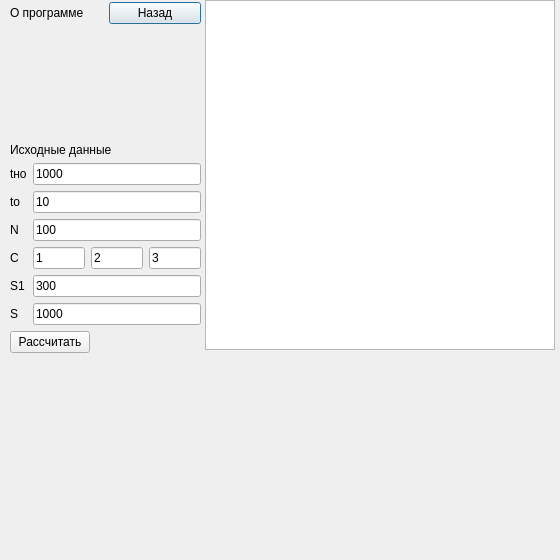
<?xml version="1.0" encoding="UTF-8"?>
<ui version="4.0">
 <class>Dialog</class>
 <widget class="QDialog" name="Dialog">
  <property name="geometry">
   <rect>
    <x>0</x>
    <y>0</y>
    <width>560</width>
    <height>560</height>
   </rect>
  </property>
  <property name="windowTitle">
   <string>расчет</string>
  </property>
  <widget class="QTableView" name="tableView">
   <property name="geometry">
    <rect>
     <x>205</x>
     <y>0</y>
     <width>350</width>
     <height>350</height>
    </rect>
   </property>
  </widget>
  <widget class="QWidget" name="layoutWidget">
   <property name="geometry">
    <rect>
     <x>10</x>
     <y>2</y>
     <width>191</width>
     <height>351</height>
    </rect>
   </property>
   <layout class="QVBoxLayout" name="verticalLayout_2">
    <item>
     <layout class="QHBoxLayout" name="horizontalLayout">
      <item>
       <widget class="QLabel" name="label">
        <property name="text">
         <string>О программе</string>
        </property>
       </widget>
      </item>
      <item>
       <widget class="QPushButton" name="pushButton">
        <property name="text">
         <string>Назад</string>
        </property>
       </widget>
      </item>
     </layout>
    </item>
    <item>
     <layout class="QVBoxLayout" name="verticalLayout">
      <item>
       <spacer name="verticalSpacer">
        <property name="orientation">
         <enum>Qt::Vertical</enum>
        </property>
        <property name="sizeHint" stdset="0">
         <size>
          <width>20</width>
          <height>68</height>
         </size>
        </property>
       </spacer>
      </item>
      <item>
       <widget class="QLabel" name="label_8">
        <property name="text">
         <string>Исходные данные</string>
        </property>
       </widget>
      </item>
     </layout>
    </item>
    <item>
     <layout class="QGridLayout" name="gridLayout">
      <item row="0" column="0">
       <widget class="QLabel" name="label_2">
        <property name="text">
         <string>tно</string>
        </property>
       </widget>
      </item>
      <item row="0" column="1" colspan="3">
       <widget class="QLineEdit" name="tno">
        <property name="text">
         <string>1000</string>
        </property>
       </widget>
      </item>
      <item row="1" column="0">
       <widget class="QLabel" name="label_3">
        <property name="text">
         <string>tо</string>
        </property>
       </widget>
      </item>
      <item row="1" column="1" colspan="3">
       <widget class="QLineEdit" name="to">
        <property name="text">
         <string>10</string>
        </property>
       </widget>
      </item>
      <item row="2" column="0">
       <widget class="QLabel" name="label_4">
        <property name="text">
         <string>N</string>
        </property>
       </widget>
      </item>
      <item row="2" column="1" colspan="3">
       <widget class="QLineEdit" name="N">
        <property name="text">
         <string>100</string>
        </property>
       </widget>
      </item>
      <item row="3" column="0">
       <widget class="QLabel" name="label_5">
        <property name="text">
         <string>C</string>
        </property>
       </widget>
      </item>
      <item row="3" column="1">
       <widget class="QLineEdit" name="C1">
        <property name="text">
         <string>1</string>
        </property>
       </widget>
      </item>
      <item row="3" column="2">
       <widget class="QLineEdit" name="C2">
        <property name="text">
         <string>2</string>
        </property>
       </widget>
      </item>
      <item row="3" column="3">
       <widget class="QLineEdit" name="C3">
        <property name="text">
         <string>3</string>
        </property>
       </widget>
      </item>
      <item row="4" column="0">
       <widget class="QLabel" name="label_6">
        <property name="text">
         <string>S1</string>
        </property>
       </widget>
      </item>
      <item row="4" column="1" colspan="3">
       <widget class="QLineEdit" name="S1">
        <property name="text">
         <string>300</string>
        </property>
       </widget>
      </item>
      <item row="5" column="0">
       <widget class="QLabel" name="label_7">
        <property name="text">
         <string>S</string>
        </property>
       </widget>
      </item>
      <item row="5" column="1" colspan="3">
       <widget class="QLineEdit" name="S">
        <property name="text">
         <string>1000</string>
        </property>
       </widget>
      </item>
     </layout>
    </item>
    <item>
     <layout class="QHBoxLayout" name="horizontalLayout_8">
      <item>
       <widget class="QPushButton" name="pushButton_2">
        <property name="text">
         <string>Рассчитать</string>
        </property>
       </widget>
      </item>
      <item>
       <spacer name="horizontalSpacer">
        <property name="orientation">
         <enum>Qt::Horizontal</enum>
        </property>
        <property name="sizeHint" stdset="0">
         <size>
          <width>108</width>
          <height>20</height>
         </size>
        </property>
       </spacer>
      </item>
     </layout>
    </item>
   </layout>
  </widget>
  <widget class="QChartView" name="vchrt" native="true">
   <property name="geometry">
    <rect>
     <x>209</x>
     <y>359</y>
     <width>341</width>
     <height>191</height>
    </rect>
   </property>
  </widget>
 </widget>
 <customwidgets>
  <customwidget>
   <class>QChartView</class>
   <extends>QWidget</extends>
   <header>qchartview.h</header>
   <container>1</container>
  </customwidget>
 </customwidgets>
 <resources/>
 <connections/>
</ui>
